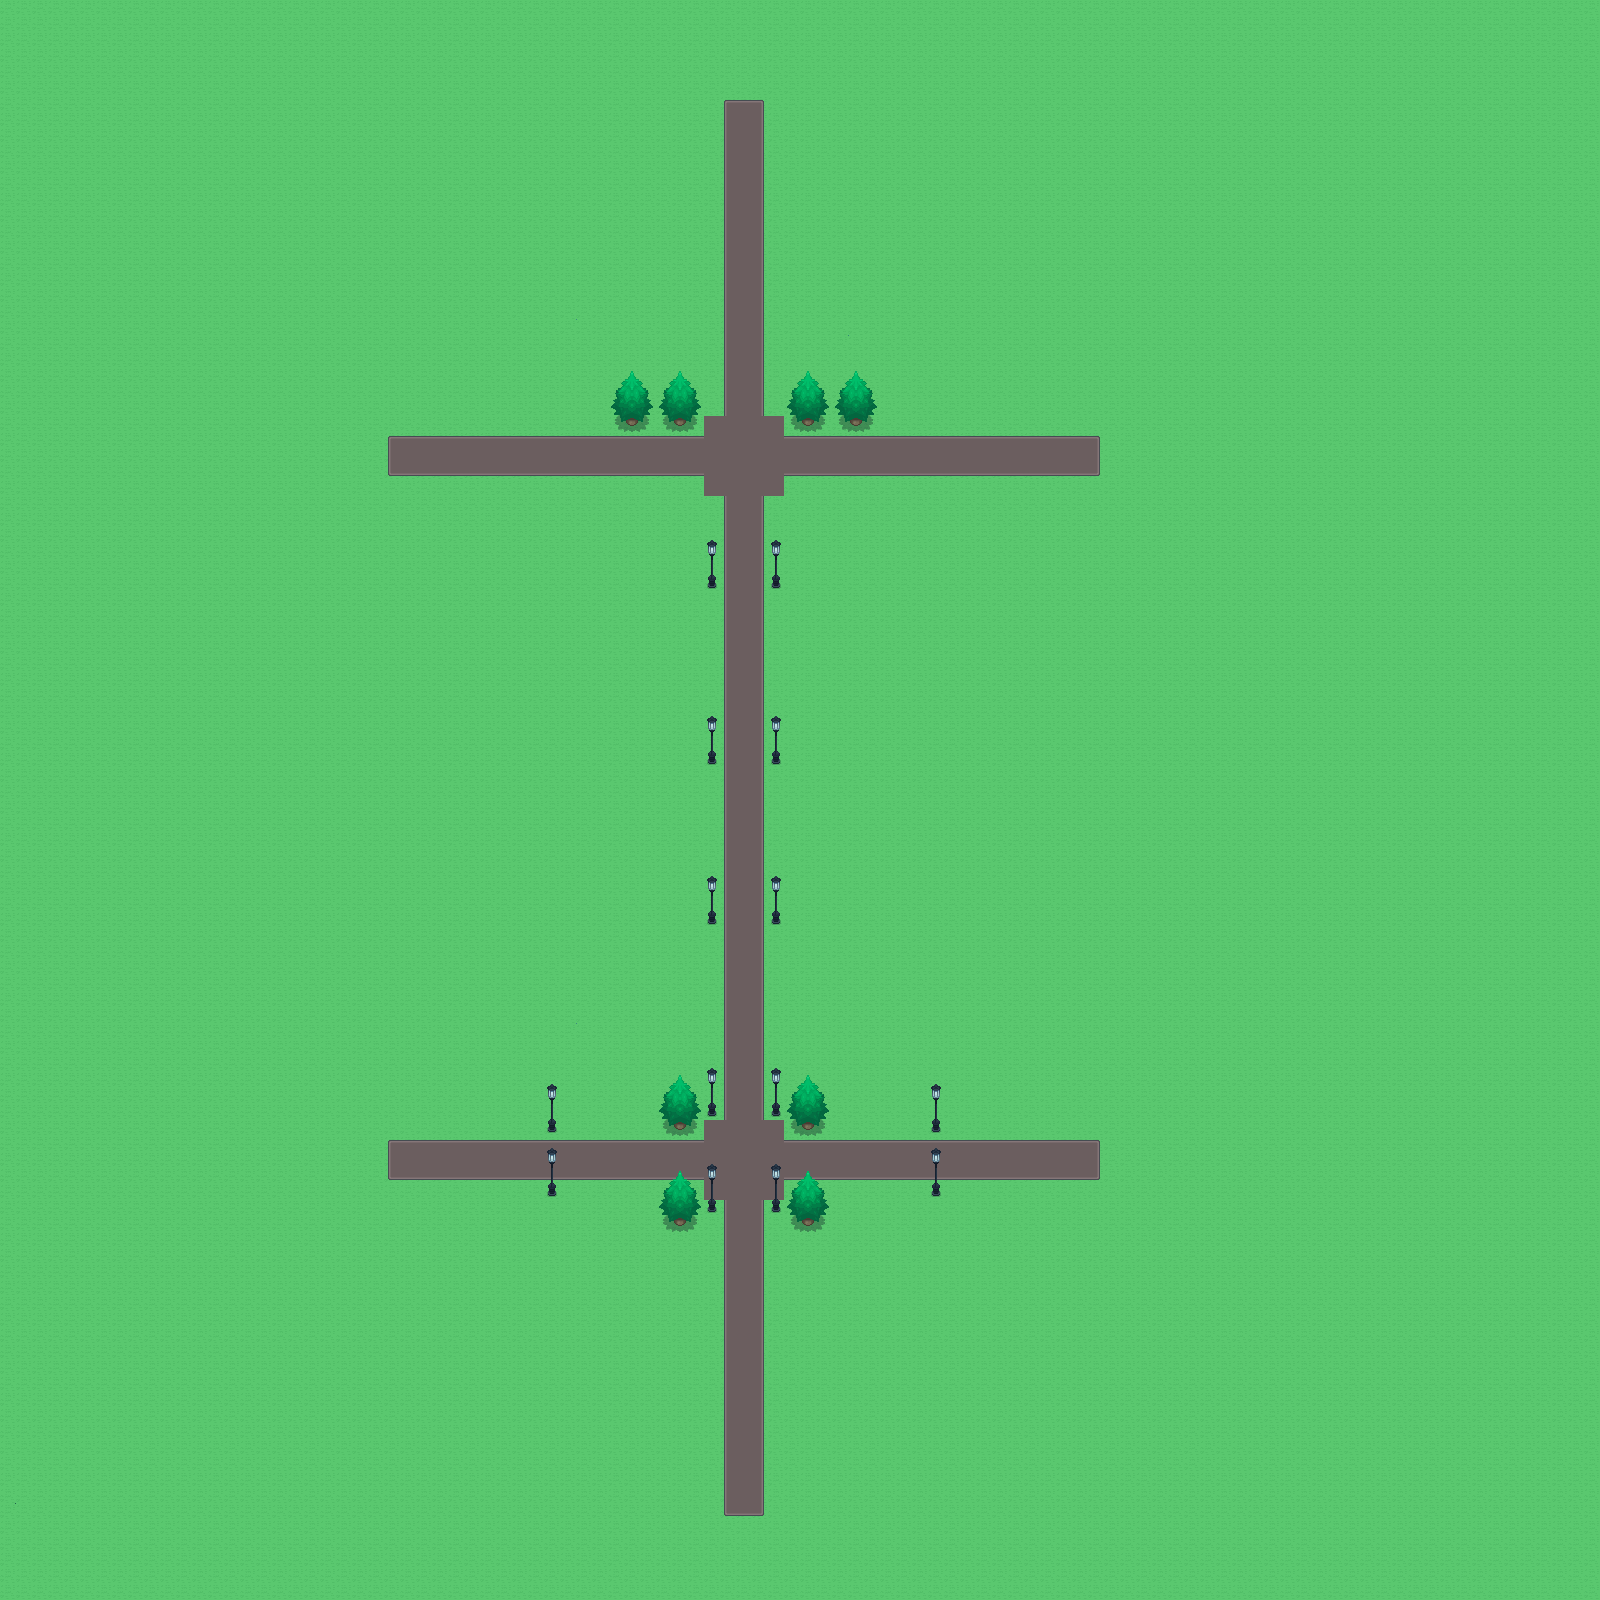

The image is a tile-based game level rendered from a .tmx file. Its description and source (layers, tilesets, objects; grid data summarised) follow:
An orthogonal 100x100 tile map with 16x16 px tiles, 4 tile layers (bg, roads, scenery, Houses) and 6 objects (Loc_01, Loc_02, Loc_03, Loc_04, Loc_05, ...).

<map version="1.0" orientation="orthogonal" renderorder="right-down" width="100" height="100" tilewidth="16" tileheight="16" nextobjectid="33">
 <tileset firstgid="1" name="public_tileset_by_orohnpokemon-d4vpcfu" tilewidth="16" tileheight="16" tilecount="2376" columns="54">
  <image source="../tilesets/public_tileset_by_orohnpokemon-d4vpcfu.png" width="864" height="705" />
  <tile id="618">
   <properties>
    <property name="BuildingType" value="house" />
   </properties>
  </tile>
  <tile id="619">
   <properties>
    <property name="BuildingType" value="house" />
   </properties>
  </tile>
  <tile id="620">
   <properties>
    <property name="BuildingType" value="house" />
   </properties>
  </tile>
  <tile id="621">
   <properties>
    <property name="BuildingType" value="house" />
   </properties>
  </tile>
  <tile id="622">
   <properties>
    <property name="BuildingType" value="house" />
   </properties>
  </tile>
  <tile id="672">
   <properties>
    <property name="BuildingType" value="house" />
   </properties>
  </tile>
  <tile id="673">
   <properties>
    <property name="BuildingType" value="house" />
   </properties>
  </tile>
  <tile id="674">
   <properties>
    <property name="BuildingType" value="house" />
   </properties>
  </tile>
  <tile id="675">
   <properties>
    <property name="BuildingType" value="house" />
   </properties>
  </tile>
  <tile id="676">
   <properties>
    <property name="BuildingType" value="house" />
   </properties>
  </tile>
  <tile id="726">
   <properties>
    <property name="BuildingType" value="house" />
   </properties>
  </tile>
  <tile id="727">
   <properties>
    <property name="BuildingType" value="house" />
   </properties>
  </tile>
  <tile id="728">
   <properties>
    <property name="BuildingType" value="house" />
   </properties>
  </tile>
  <tile id="729">
   <properties>
    <property name="BuildingType" value="house" />
   </properties>
  </tile>
  <tile id="730">
   <properties>
    <property name="BuildingType" value="house" />
   </properties>
  </tile>
  <tile id="780">
   <properties>
    <property name="BuildingType" value="house" />
   </properties>
  </tile>
  <tile id="781">
   <properties>
    <property name="BuildingType" value="house" />
   </properties>
  </tile>
  <tile id="782">
   <properties>
    <property name="BuildingType" value="house" />
   </properties>
  </tile>
  <tile id="783">
   <properties>
    <property name="BuildingType" value="house" />
   </properties>
  </tile>
  <tile id="784">
   <properties>
    <property name="BuildingType" value="house" />
   </properties>
  </tile>
  <tile id="834">
   <properties>
    <property name="BuildingType" value="house" />
   </properties>
  </tile>
  <tile id="835">
   <properties>
    <property name="BuildingType" value="house" />
   </properties>
  </tile>
  <tile id="836">
   <properties>
    <property name="BuildingType" value="house" />
   </properties>
  </tile>
  <tile id="837">
   <properties>
    <property name="BuildingType" value="house" />
   </properties>
  </tile>
  <tile id="838">
   <properties>
    <property name="BuildingType" value="house" />
   </properties>
  </tile>
  <tile id="888">
   <properties>
    <property name="BuildingType" value="house" />
   </properties>
  </tile>
  <tile id="889">
   <properties>
    <property name="BuildingType" value="house" />
   </properties>
  </tile>
  <tile id="890">
   <properties>
    <property name="BuildingType" value="house" />
   </properties>
  </tile>
  <tile id="891">
   <properties>
    <property name="BuildingType" value="house" />
   </properties>
  </tile>
  <tile id="892">
   <properties>
    <property name="BuildingType" value="house" />
   </properties>
  </tile>
  <tile id="942">
   <properties>
    <property name="BuildingType" value="house" />
   </properties>
  </tile>
  <tile id="943">
   <properties>
    <property name="BuildingType" value="house" />
   </properties>
  </tile>
  <tile id="944">
   <properties>
    <property name="BuildingType" value="house" />
   </properties>
  </tile>
  <tile id="945">
   <properties>
    <property name="BuildingType" value="house" />
   </properties>
  </tile>
  <tile id="946">
   <properties>
    <property name="BuildingType" value="house" />
   </properties>
  </tile>
  <tile id="996">
   <properties>
    <property name="BuildingType" value="house" />
   </properties>
  </tile>
  <tile id="997">
   <properties>
    <property name="BuildingType" value="house" />
   </properties>
  </tile>
  <tile id="998">
   <properties>
    <property name="BuildingType" value="house" />
   </properties>
  </tile>
  <tile id="999">
   <properties>
    <property name="BuildingType" value="house" />
   </properties>
  </tile>
  <tile id="1000">
   <properties>
    <property name="BuildingType" value="house" />
   </properties>
  </tile>
 </tileset>
 <layer name="bg" width="100" height="100">
  <data>[10000 cells, 10000 non-empty, 1 distinct tile ids]</data>
 </layer>
 <layer name="roads" width="100" height="100">
  <data>[10000 cells, 533 non-empty, 11 distinct tile ids]</data>
 </layer>
 <layer name="scenery" width="100" height="100">
  <data>[10000 cells, 152 non-empty, 16 distinct tile ids]</data>
 </layer>
 <objectgroup name="PropertyLayout">
  <object id="25" name="Loc_01" x="832" y="1024" width="80" height="112" />
  <object id="28" name="Loc_02" x="576" y="1024" width="80" height="112" />
  <object id="29" name="Loc_03" x="640" y="784" width="80" height="112" />
  <object id="30" name="Loc_04" x="768" y="784" width="80" height="112" />
  <object id="31" name="Loc_05" x="768" y="608" width="80" height="112" />
  <object id="32" name="Loc_06" x="640" y="608" width="80" height="112" />
 </objectgroup>
 <layer name="Houses" width="100" height="100">
  <data>[10000 cells, 3 non-empty, 3 distinct tile ids]</data>
 </layer>
</map>
